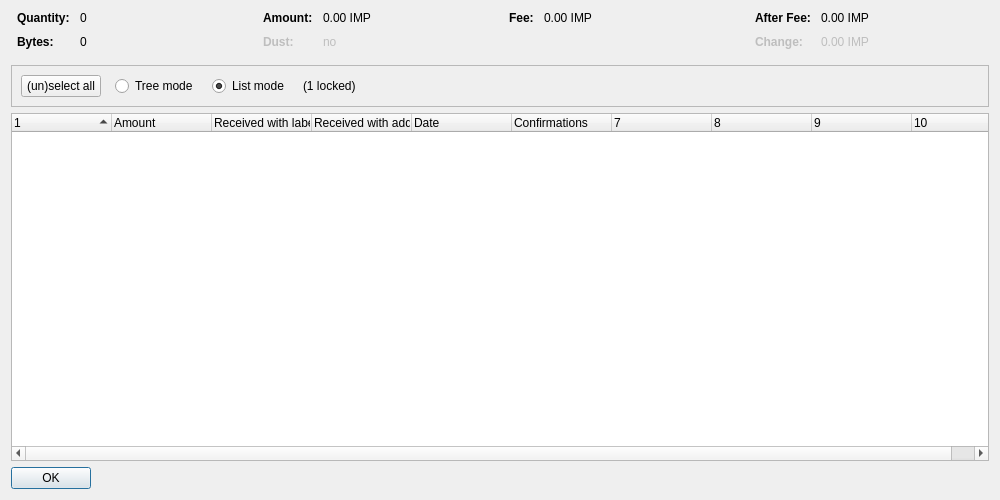
<?xml version="1.0" encoding="UTF-8"?>
<ui version="4.0">
 <class>CoinControlDialog</class>
 <widget class="QDialog" name="CoinControlDialog">
  <property name="geometry">
   <rect>
    <x>0</x>
    <y>0</y>
    <width>1000</width>
    <height>500</height>
   </rect>
  </property>
  <property name="windowTitle">
   <string>Coin Selection</string>
  </property>
  <layout class="QVBoxLayout" name="verticalLayout">
   <item>
    <layout class="QHBoxLayout" name="horizontalLayoutTop" stretch="0,0,0,0">
     <property name="topMargin">
      <number>0</number>
     </property>
     <property name="bottomMargin">
      <number>10</number>
     </property>
     <item>
      <layout class="QFormLayout" name="formLayoutCoinControl1">
       <property name="horizontalSpacing">
        <number>10</number>
       </property>
       <property name="verticalSpacing">
        <number>10</number>
       </property>
       <property name="leftMargin">
        <number>6</number>
       </property>
       <property name="rightMargin">
        <number>6</number>
       </property>
       <item row="0" column="0">
        <widget class="QLabel" name="labelCoinControlQuantityText">
         <property name="font">
          <font>
           <weight>75</weight>
           <bold>true</bold>
          </font>
         </property>
         <property name="text">
          <string>Quantity:</string>
         </property>
        </widget>
       </item>
       <item row="0" column="1">
        <widget class="QLabel" name="labelCoinControlQuantity">
         <property name="cursor">
          <cursorShape>IBeamCursor</cursorShape>
         </property>
         <property name="contextMenuPolicy">
          <enum>Qt::ActionsContextMenu</enum>
         </property>
         <property name="text">
          <string notr="true">0</string>
         </property>
         <property name="textInteractionFlags">
          <set>Qt::LinksAccessibleByMouse|Qt::TextSelectableByKeyboard|Qt::TextSelectableByMouse</set>
         </property>
        </widget>
       </item>
       <item row="1" column="0">
        <widget class="QLabel" name="labelCoinControlBytesText">
         <property name="font">
          <font>
           <weight>75</weight>
           <bold>true</bold>
          </font>
         </property>
         <property name="text">
          <string>Bytes:</string>
         </property>
        </widget>
       </item>
       <item row="1" column="1">
        <widget class="QLabel" name="labelCoinControlBytes">
         <property name="cursor">
          <cursorShape>IBeamCursor</cursorShape>
         </property>
         <property name="contextMenuPolicy">
          <enum>Qt::ActionsContextMenu</enum>
         </property>
         <property name="text">
          <string notr="true">0</string>
         </property>
         <property name="textInteractionFlags">
          <set>Qt::LinksAccessibleByMouse|Qt::TextSelectableByKeyboard|Qt::TextSelectableByMouse</set>
         </property>
        </widget>
       </item>
      </layout>
     </item>
     <item>
      <layout class="QFormLayout" name="formLayoutCoinControl2">
       <property name="horizontalSpacing">
        <number>10</number>
       </property>
       <property name="verticalSpacing">
        <number>10</number>
       </property>
       <property name="leftMargin">
        <number>6</number>
       </property>
       <property name="rightMargin">
        <number>6</number>
       </property>
       <item row="0" column="0">
        <widget class="QLabel" name="labelCoinControlAmountText">
         <property name="font">
          <font>
           <weight>75</weight>
           <bold>true</bold>
          </font>
         </property>
         <property name="text">
          <string>Amount:</string>
         </property>
        </widget>
       </item>
       <item row="0" column="1">
        <widget class="QLabel" name="labelCoinControlAmount">
         <property name="cursor">
          <cursorShape>IBeamCursor</cursorShape>
         </property>
         <property name="contextMenuPolicy">
          <enum>Qt::ActionsContextMenu</enum>
         </property>
         <property name="text">
          <string notr="true">0.00 IMP</string>
         </property>
         <property name="textInteractionFlags">
          <set>Qt::LinksAccessibleByMouse|Qt::TextSelectableByKeyboard|Qt::TextSelectableByMouse</set>
         </property>
        </widget>
       </item>
       <item row="1" column="0">
        <widget class="QLabel" name="labelCoinControlLowOutputText">
         <property name="enabled">
          <bool>false</bool>
         </property>
         <property name="font">
          <font>
           <weight>75</weight>
           <bold>true</bold>
          </font>
         </property>
         <property name="text">
          <string>Dust:</string>
         </property>
        </widget>
       </item>
       <item row="1" column="1">
        <widget class="QLabel" name="labelCoinControlLowOutput">
         <property name="enabled">
          <bool>false</bool>
         </property>
         <property name="cursor">
          <cursorShape>IBeamCursor</cursorShape>
         </property>
         <property name="contextMenuPolicy">
          <enum>Qt::ActionsContextMenu</enum>
         </property>
         <property name="text">
          <string notr="true">no</string>
         </property>
         <property name="textInteractionFlags">
          <set>Qt::LinksAccessibleByMouse|Qt::TextSelectableByKeyboard|Qt::TextSelectableByMouse</set>
         </property>
        </widget>
       </item>
      </layout>
     </item>
     <item>
      <layout class="QFormLayout" name="formLayoutCoinControl3">
       <property name="horizontalSpacing">
        <number>10</number>
       </property>
       <property name="verticalSpacing">
        <number>10</number>
       </property>
       <property name="leftMargin">
        <number>6</number>
       </property>
       <property name="rightMargin">
        <number>6</number>
       </property>
       <item row="0" column="0">
        <widget class="QLabel" name="labelCoinControlFeeText">
         <property name="font">
          <font>
           <weight>75</weight>
           <bold>true</bold>
          </font>
         </property>
         <property name="text">
          <string>Fee:</string>
         </property>
        </widget>
       </item>
       <item row="0" column="1">
        <widget class="QLabel" name="labelCoinControlFee">
         <property name="cursor">
          <cursorShape>IBeamCursor</cursorShape>
         </property>
         <property name="contextMenuPolicy">
          <enum>Qt::ActionsContextMenu</enum>
         </property>
         <property name="text">
          <string notr="true">0.00 IMP</string>
         </property>
         <property name="textInteractionFlags">
          <set>Qt::LinksAccessibleByMouse|Qt::TextSelectableByKeyboard|Qt::TextSelectableByMouse</set>
         </property>
        </widget>
       </item>
      </layout>
     </item>
     <item>
      <layout class="QFormLayout" name="formLayoutCoinControl4">
       <property name="horizontalSpacing">
        <number>10</number>
       </property>
       <property name="verticalSpacing">
        <number>10</number>
       </property>
       <property name="leftMargin">
        <number>6</number>
       </property>
       <property name="rightMargin">
        <number>6</number>
       </property>
       <item row="0" column="0">
        <widget class="QLabel" name="labelCoinControlAfterFeeText">
         <property name="font">
          <font>
           <weight>75</weight>
           <bold>true</bold>
          </font>
         </property>
         <property name="text">
          <string>After Fee:</string>
         </property>
        </widget>
       </item>
       <item row="0" column="1">
        <widget class="QLabel" name="labelCoinControlAfterFee">
         <property name="cursor">
          <cursorShape>IBeamCursor</cursorShape>
         </property>
         <property name="contextMenuPolicy">
          <enum>Qt::ActionsContextMenu</enum>
         </property>
         <property name="text">
          <string notr="true">0.00 IMP</string>
         </property>
         <property name="textInteractionFlags">
          <set>Qt::LinksAccessibleByMouse|Qt::TextSelectableByKeyboard|Qt::TextSelectableByMouse</set>
         </property>
        </widget>
       </item>
       <item row="1" column="0">
        <widget class="QLabel" name="labelCoinControlChangeText">
         <property name="enabled">
          <bool>false</bool>
         </property>
         <property name="font">
          <font>
           <weight>75</weight>
           <bold>true</bold>
          </font>
         </property>
         <property name="text">
          <string>Change:</string>
         </property>
        </widget>
       </item>
       <item row="1" column="1">
        <widget class="QLabel" name="labelCoinControlChange">
         <property name="enabled">
          <bool>false</bool>
         </property>
         <property name="cursor">
          <cursorShape>IBeamCursor</cursorShape>
         </property>
         <property name="contextMenuPolicy">
          <enum>Qt::ActionsContextMenu</enum>
         </property>
         <property name="text">
          <string notr="true">0.00 IMP</string>
         </property>
         <property name="textInteractionFlags">
          <set>Qt::LinksAccessibleByMouse|Qt::TextSelectableByKeyboard|Qt::TextSelectableByMouse</set>
         </property>
        </widget>
       </item>
      </layout>
     </item>
    </layout>
   </item>
   <item>
    <widget class="QFrame" name="frame">
     <property name="minimumSize">
      <size>
       <width>0</width>
       <height>40</height>
      </size>
     </property>
     <property name="frameShape">
      <enum>QFrame::StyledPanel</enum>
     </property>
     <property name="frameShadow">
      <enum>QFrame::Sunken</enum>
     </property>
     <layout class="QHBoxLayout" name="horizontalLayout">
      <item>
       <layout class="QHBoxLayout" name="horizontalLayoutPanel" stretch="0,0,0,0,0">
        <property name="spacing">
         <number>14</number>
        </property>
        <item>
         <widget class="QPushButton" name="pushButtonSelectAll">
          <property name="sizePolicy">
           <sizepolicy hsizetype="Maximum" vsizetype="Fixed">
            <horstretch>0</horstretch>
            <verstretch>0</verstretch>
           </sizepolicy>
          </property>
          <property name="text">
           <string>(un)select all</string>
          </property>
          <property name="autoDefault">
           <bool>false</bool>
          </property>
         </widget>
        </item>
        <item>
         <widget class="QRadioButton" name="radioTreeMode">
          <property name="sizePolicy">
           <sizepolicy hsizetype="Maximum" vsizetype="Fixed">
            <horstretch>0</horstretch>
            <verstretch>0</verstretch>
           </sizepolicy>
          </property>
          <property name="text">
           <string>Tree mode</string>
          </property>
         </widget>
        </item>
        <item>
         <widget class="QRadioButton" name="radioListMode">
          <property name="sizePolicy">
           <sizepolicy hsizetype="Maximum" vsizetype="Fixed">
            <horstretch>0</horstretch>
            <verstretch>0</verstretch>
           </sizepolicy>
          </property>
          <property name="text">
           <string>List mode</string>
          </property>
          <property name="checked">
           <bool>true</bool>
          </property>
         </widget>
        </item>
        <item>
         <widget class="QLabel" name="labelLocked">
          <property name="text">
           <string notr="true">(1 locked)</string>
          </property>
         </widget>
        </item>
        <item>
         <spacer name="horizontalSpacer">
          <property name="orientation">
           <enum>Qt::Horizontal</enum>
          </property>
          <property name="sizeHint" stdset="0">
           <size>
            <width>40</width>
            <height>20</height>
           </size>
          </property>
         </spacer>
        </item>
       </layout>
      </item>
     </layout>
    </widget>
   </item>
   <item>
    <widget class="CoinControlTreeWidget" name="treeWidget">
     <property name="contextMenuPolicy">
      <enum>Qt::CustomContextMenu</enum>
     </property>
     <property name="sortingEnabled">
      <bool>false</bool>
     </property>
     <property name="columnCount">
      <number>10</number>
     </property>
     <attribute name="headerShowSortIndicator" stdset="0">
      <bool>true</bool>
     </attribute>
     <attribute name="headerStretchLastSection">
      <bool>false</bool>
     </attribute>
     <column>
      <property name="text">
       <string/>
      </property>
     </column>
     <column>
      <property name="text">
       <string>Amount</string>
      </property>
     </column>
     <column>
      <property name="text">
       <string>Received with label</string>
      </property>
     </column>
     <column>
      <property name="text">
       <string>Received with address</string>
      </property>
     </column>
     <column>
      <property name="text">
       <string>Date</string>
      </property>
     </column>
     <column>
      <property name="text">
       <string>Confirmations</string>
      </property>
      <property name="toolTip">
       <string>Confirmed</string>
      </property>
     </column>
     <column>
      <property name="text">
       <string/>
      </property>
     </column>
     <column>
      <property name="text">
       <string/>
      </property>
     </column>
     <column>
      <property name="text">
       <string/>
      </property>
     </column>
     <column>
      <property name="text">
       <string/>
      </property>
     </column>
    </widget>
   </item>
   <item>
    <widget class="QDialogButtonBox" name="buttonBox">
     <property name="sizePolicy">
      <sizepolicy hsizetype="Maximum" vsizetype="Fixed">
       <horstretch>0</horstretch>
       <verstretch>0</verstretch>
      </sizepolicy>
     </property>
     <property name="orientation">
      <enum>Qt::Horizontal</enum>
     </property>
     <property name="standardButtons">
      <set>QDialogButtonBox::Ok</set>
     </property>
    </widget>
   </item>
  </layout>
 </widget>
 <customwidgets>
  <customwidget>
   <class>CoinControlTreeWidget</class>
   <extends>QTreeWidget</extends>
   <header>qt/coincontroltreewidget.h</header>
  </customwidget>
 </customwidgets>
 <resources/>
 <connections/>
</ui>
